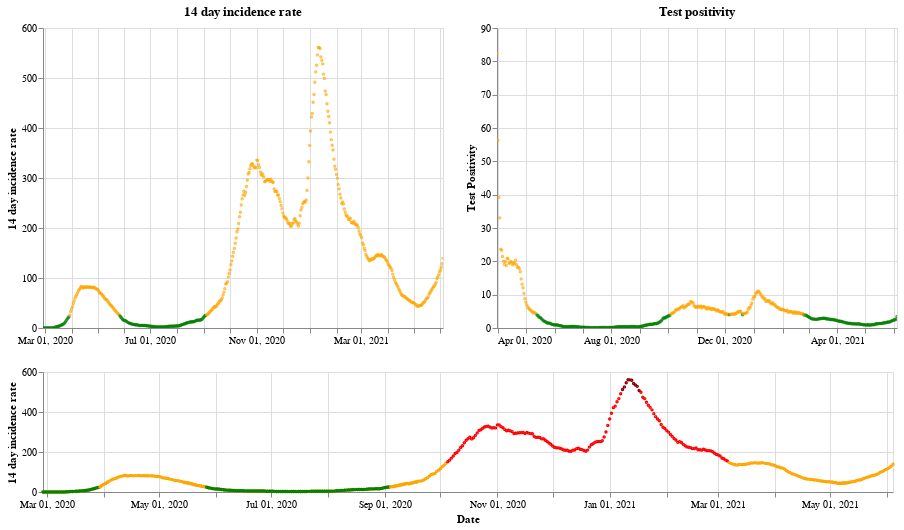

Here is the notebook cell this chart was saved with:
### Markdown cell above
## Scotland

### Code cell
plot_traffic_light('Scotland')

### Figure 1 — Vega-Lite specification as saved in the notebook (floating-point values rounded to 4 significant figures; data arrays with more than 128 entries replaced by an {"elided": "..."} marker saying what was removed)
{"config": {"view": {"continuousWidth": 400, "continuousHeight": 300}}, "vconcat": [{"hconcat": [{"mark": {"type": "point", "size": 2}, "encoding": {"color": {"condition": {"value": "green", "test": "(datum.twoWeeklyCasesRate <= 25)"}, "value": "orange"}, "tooltip": [{"type": "nominal", "field": "areaName"}, {"type": "temporal", "field": "date"}, {"type": "quantitative", "field": "twoWeeklyCasesRate"}, {"type": "quantitative", "field": "testPositivity"}], "x": {"type": "temporal", "axis": {"title": ""}, "field": "date", "scale": {"domain": {"selection": "DateBrush"}}, "timeUnit": "yearmonthdate"}, "y": {"type": "quantitative", "axis": {"title": "14 day incidence rate"}, "field": "twoWeeklyCasesRate"}}, "title": "14 day incidence rate", "width": 400}, {"mark": {"type": "point", "size": 2}, "encoding": {"color": {"condition": {"value": "green", "test": "(datum.testPositivity <= 4)"}, "value": "orange"}, "tooltip": [{"type": "nominal", "field": "areaName"}, {"type": "temporal", "field": "date"}, {"type": "quantitative", "field": "twoWeeklyCasesRate"}, {"type": "quantitative", "field": "testPositivity"}], "x": {"type": "temporal", "axis": {"title": ""}, "field": "date", "scale": {"domain": {"selection": "DateBrush"}}, "timeUnit": "yearmonthdate"}, "y": {"type": "quantitative", "axis": {"title": "Test Positivity"}, "field": "testPositivity"}}, "title": "Test positivity", "width": 400}]}, {"layer": [{"mark": {"type": "point", "size": 2}, "encoding": {"color": {"condition": {"value": "orange", "test": "((50 && datum.twoWeeklyCasesRate) < 150)"}, "value": "red"}, "opacity": {"condition": {"value": 1, "test": "((50 && datum.twoWeeklyCasesRate) < 500)"}, "value": 0}, "tooltip": [{"type": "nominal", "field": "areaName"}, {"type": "temporal", "field": "date"}, {"type": "quantitative", "field": "twoWeeklyCasesRate"}, {"type": "quantitative", "field": "testPositivity"}], "x": {"type": "temporal", "axis": {"title": "Date"}, "field": "date", "timeUnit": "yearmonthdate"}, "y": {"type": "quantitative", "axis": {"title": "14 day incidence rate"}, "field": "twoWeeklyCasesRate"}}, "selection": {"DateBrush": {"type": "interval", "encodings": ["x"], "fields": ["Time"]}}, "width": 850}, {"mark": {"type": "point", "size": 2}, "encoding": {"color": {"value": "darkred"}, "opacity": {"condition": {"value": 1, "test": "(datum.twoWeeklyCasesRate >= 500)"}, "value": 0}, "tooltip": [{"type": "nominal", "field": "areaName"}, {"type": "temporal", "field": "date"}, {"type": "quantitative", "field": "twoWeeklyCasesRate"}, {"type": "quantitative", "field": "testPositivity"}], "x": {"type": "temporal", "axis": {"title": "Date"}, "field": "date", "timeUnit": "yearmonthdate"}, "y": {"type": "quantitative", "axis": {"title": "14 day incidence rate"}, "field": "twoWeeklyCasesRate"}}, "width": 400}, {"mark": {"type": "point", "size": 2}, "encoding": {"color": {"condition": {"value": "green", "test": "((4 && datum.twoWeeklyCasesRate) < 25)"}, "value": "orange"}, "opacity": {"condition": {"value": 1, "test": "(datum.twoWeeklyCasesRate < 50)"}, "value": 0}, "tooltip": [{"type": "nominal", "field": "areaName"}, {"type": "temporal", "field": "date"}, {"type": "quantitative", "field": "twoWeeklyCasesRate"}, {"type": "quantitative", "field": "testPositivity"}], "x": {"type": "temporal", "axis": {"title": "Date"}, "field": "date", "timeUnit": "yearmonthdate"}, "y": {"type": "quantitative", "axis": {"title": "14 day incidence rate"}, "field": "twoWeeklyCasesRate"}}, "width": 400}], "height": 120, "width": 800}], "data": {"name": "data-0620c72c38afa54d7edf574ffec00960"}, "$schema": "https://vega.github.io/schema/vega-lite/v4.8.1.json", "datasets": {"data-0620c72c38afa54d7edf574ffec00960": {"elided": "463 records"}}}
